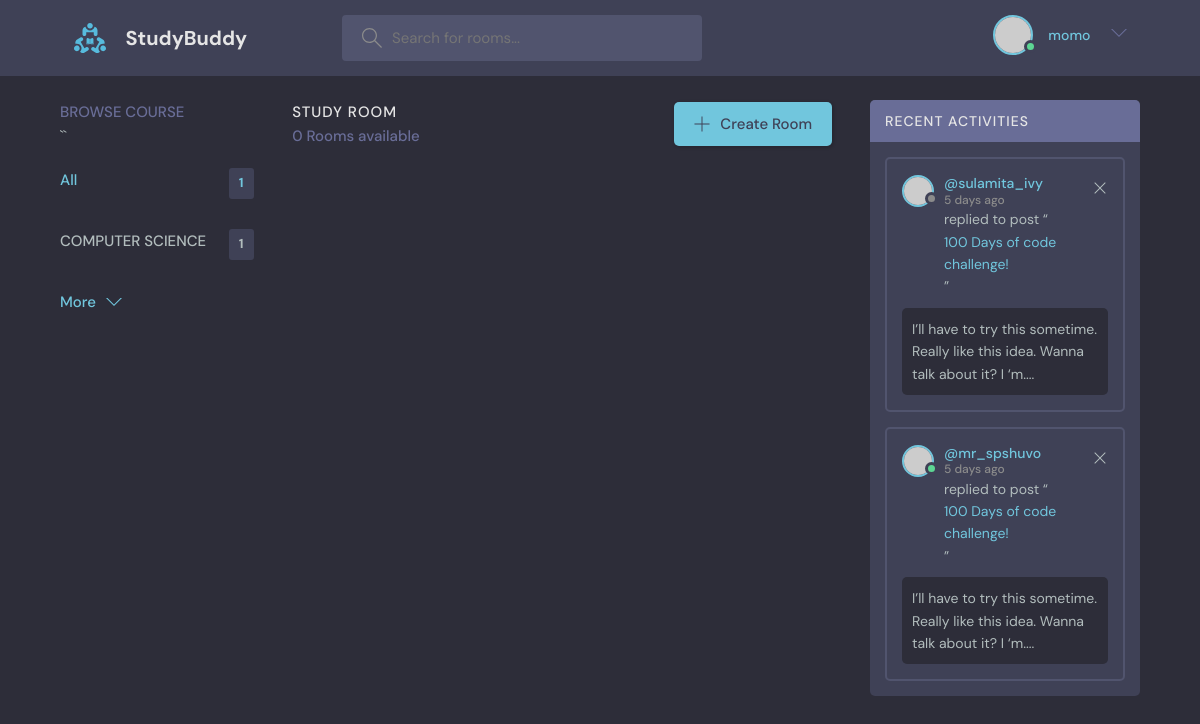
The app's page / (signed in), older data.
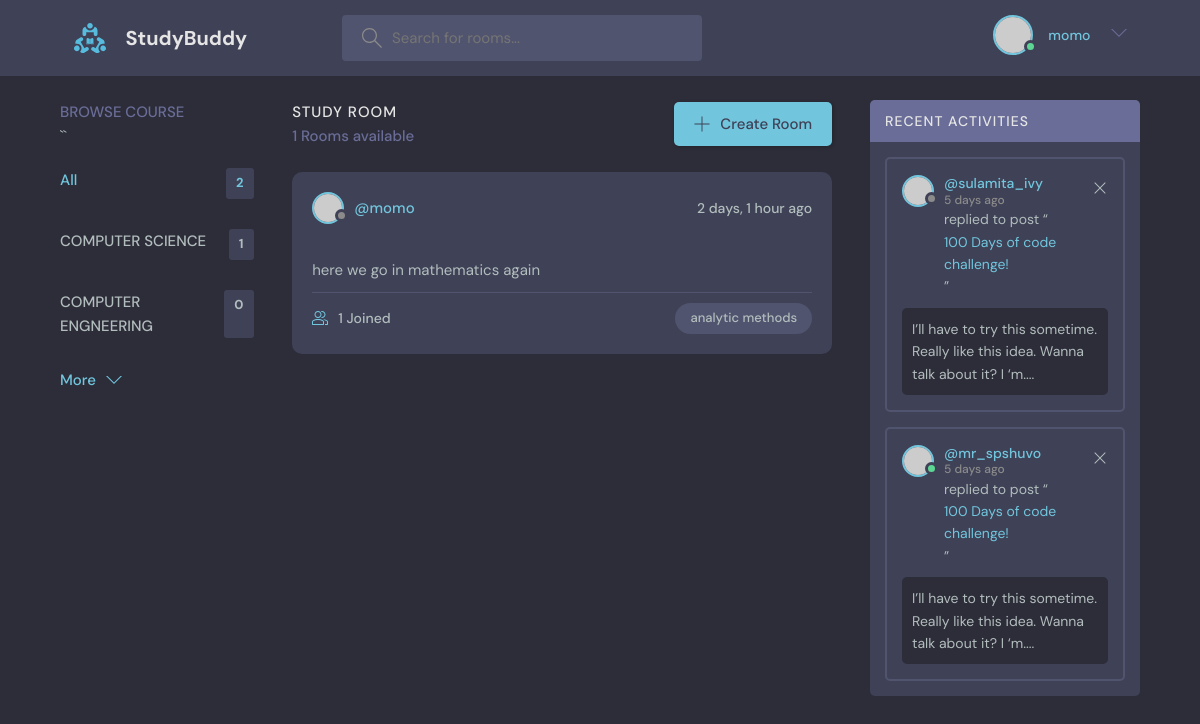
The same page, newer data.
### Base/models.py (models this page shows, shortened)
class Course(models.Model):
    course_name = models.CharField(max_length=100, unique=True)
    course_code = models.CharField(max_length=10, unique=True)
    module = models.ManyToManyField(Module)
    instructor = models.ForeignKey(Instructor, on_delete= models.CASCADE)
    start_date = models.DurationField(auto_created=True)
    finish_date = models.DurationField(auto_created=True)
    created = models.DateTimeField(auto_now_add=True, null=True)
    updated = models.DateTimeField(auto_now_add=True, null=True)
    def __str__(self):
        return self.course_name
    class Meta:
        ordering = ('-updated', '-created')

class Room(models.Model):
    name = models.CharField(max_length=100)
    participants = models.ManyToManyField(User, related_name='participants', blank=True)
    topic = models.ForeignKey(Topics, on_delete=models.SET_NULL, null=True)
    module = models.ForeignKey(Module,on_delete=models.SET_NULL, null=True)
    description = models.TextField(max_length=1000)
    host = models.ForeignKey(User, on_delete=models.SET_NULL, null=True)
    created = models.DateTimeField(auto_now_add=True)
    updated = models.DateTimeField(auto_now_add=True, null=True)
    class Meta:
        ordering = ('-updated', '-created')

class Topics(models.Model):
    name = models.CharField(max_length=200)
    created = models.DateTimeField(auto_now_add=True)
    def __str__(self):
        return self.name
    class Meta:
        ordering = ('-created',)

### Base/views.py (the view)
# urls.py: path('',home, name='home'),
@login_required(login_url='login')
def home(request):
    rooms_ = Room.objects.all()
    rooms = []
    for room in rooms_:
        rooms.append(
            {
                'room': room,
                'participants': room.participants.all().count()
            }
        )
    courses = Course.objects.all()
    print(courses)
    courses_count = courses.count()
    courses_with_counts = []
    for course in courses[0:6]:
        student_count = Student.objects.filter(course=course).count()
        courses_with_counts.append({
            'course': course,
            'student_count': student_count,
        })
    print(courses_with_counts)
    context = {
        'courses_with_counts': courses_with_counts,
        'courses_count':courses_count,
        'rooms':rooms,
    }
    return render(request, 'index.html', context)

### templates/index.html (shortened to what this page needs)
{% extends 'base/main.html' %}
{% load static %}
{% block content %}
    <main class="layout layout--3">
      <div class="container">
        <div class="topics">
          <div class="topics__header">
            <h2>Browse Course</h2>``
          </div>
          <ul class="topics__list">
            <li>
              <a href="/" class="active">All <span>{{ courses_with_counts|length}}</span></a>
            </li>
            {% for item in courses_with_counts %}
            <li>
              <a href="/">{{ item.course.course_name |upper }}
                <span>{{ item.student_count }}</span></a>
            </li>
             {% endfor %}
          </ul>
          <a class="btn btn--link" href="{% url 'more_course' %}">
            More
            <svg version="1.1" xmlns="http://www.w3.org/2000/svg" width="32" height="32" viewBox="0 0 32 32">
              <title>chevron-down</title>
              <path d="M16 21l-13-13h-3l16 16 16-16h-3l-13 13z"></path>
            </svg>
          </a>
        </div>
        <div class="roomList">
          <div class="roomList__header">
            <div>
              <h2>Study Room</h2>
              <p>{{ rooms |length }} Rooms available</p>
            </div>
            <a class="btn btn--main" href="{% url 'create_room' %}">
              <svg version="1.1" xmlns="http://www.w3.org/2000/svg" width="32" height="32" viewBox="0 0 32 32">
                <title>add</title>
                <path
                  d="M16.943 0.943h-1.885v14.115h-14.115v1.885h14.115v14.115h1.885v-14.115h14.115v-1.885h-14.115v-14.115z"
                ></path>
              </svg>
              Create Room
            </a>
          </div>
          {% for room in rooms  %}
          <div class="roomListRoom">
            <div class="roomListRoom__header">
              <a href="profile.html" class="roomListRoom__author">
                <div class="avatar avatar--small">
                  <img src="https://randomuser.me/api/portraits/women/11.jpg" />
                </div>
                <span>@{{ room.room.host.username }}</span>
              </a>
              <div class="roomListRoom__actions">
                <span>{{ room.room.created |timesince }} ago</span>
              </div>
            </div>
            <div class="roomListRoom__content">
              <p>
                {{ room.room.description }}
              </p>
            </div>
            <div class="roomListRoom__meta">
              <a href="{% url 'open_room' room.room.id %}" class="roomListRoom__joined">
                {{room.participants }} Joined
              </a>
              <p class="roomListRoom__topic">{{ room.room.topic}}</p>
            </div>
          </div>
          {% endfor %}
        </div>
        <div class="activities">
          <div class="activities__header">
            <h2>Recent Activities</h2>
          </div>
          <div class="activities__box">
            <div class="activities__boxHeader roomListRoom__header">
              <a href="profile.html" class="roomListRoom__author">
                <div class="avatar avatar--small">
                  <img src="https://randomuser.me/api/portraits/women/11.jpg" />
                </div>
                <p>
                  @sulamita_ivy
                  <span>5 days ago</span>
                </p>
              </a>
              <div class="roomListRoom__actions">
                <a href="#">
                  <svg version="1.1" xmlns="http://www.w3.org/2000/svg" width="32" height="32" viewBox="0 0 32 32">
                    <title>remove</title>
                    <path
                      d="M27.314 6.019l-1.333-1.333-9.98 9.981-9.981-9.981-1.333 1.333 9.981 9.981-9.981 9.98 1.333 1.333 9.981-9.98 9.98 9.98 1.333-1.333-9.98-9.98 9.98-9.981z"
                    ></path>
                  </svg>
                </a>
              </div>
            </div>
            <div class="activities__boxContent">
              <p>replied to post “<a href="room.html">100 Days of code challenge!</a>”</p>
              <div class="activities__boxRoomContent">
                I’ll have to try this sometime. Really like this idea. Wanna talk about it? I ‘m....
              </div>
            </div>
          </div>
          <div class="activities__box">
            <div class="activities__boxHeader roomListRoom__header">
              <a href="profile.html" class="roomListRoom__author">
                <div class="avatar avatar--small active">
                  <img src="https://randomuser.me/api/portraits/men/13.jpg" />
                </div>
                <p>
                  @mr_spshuvo
                  <span>5 days ago</span>
                </p>
              </a>
              <div class="roomListRoom__actions">
                <a href="#">
                  <svg version="1.1" xmlns="http://www.w3.org/2000/svg" width="32" height="32" viewBox="0 0 32 32">
                    <title>remove</title>
                    <path
                      d="M27.314 6.019l-1.333-1.333-9.98 9.981-9.981-9.981-1.333 1.333 9.981 9.981-9.981 9.98 1.333 1.333 9.981-9.98 9.98 9.98 1.333-1.333-9.98-9.98 9.98-9.981z"
                    ></path>
                  </svg>
                </a>
              </div>
            </div>
            <div class="activities__boxContent">
              <p>replied to post “<a href="room.html">100 Days of code challenge!</a>”</p>
              <div class="activities__boxRoomContent">
                I’ll have to try this sometime. Really like this idea. Wanna talk about it? I ‘m....
              </div>
            </div>
          </div>
        </div>
      </div>
    </main>
  </body>
</html>
{% endblock content %}

### templates/base/main.html (shortened to what this page needs)
{% load static %}
<!DOCTYPE html>
<html lang="en">
  <head>
    <link rel="stylesheet" href="{% static 'CSS/style.css' %}" />
  </head>
  <body>
    <header class="header header--loggedIn">
      <div class="container">
        <a href="/" class="header__logo">
          <img src="{% static 'CSS/assets/logo.svg' %}" />
          <h1>StudyBuddy</h1>
        </a>
        <form class="header__search">
          <label>
            <input placeholder="Search for rooms..." />
          </label>
        </form>
        <nav class="header__menu">
          <div class="header__user">
            <a href="profile.html">
              <div class="avatar avatar--medium active">
                <img src="https://randomuser.me/api/portraits/men/37.jpg" />
              </div>
              <p> {{ request.user.first_name }} {{ request.user.last_name }} <span>{{ request.user.username }}</span></p>
            </a>
            <button class="dropdown-button">
              <svg version="1.1" xmlns="http://www.w3.org/2000/svg" width="32" height="32" viewBox="0 0 32 32">
                <title>chevron-down</title>
                <path d="M16 21l-13-13h-3l16 16 16-16h-3l-13 13z"></path>
              </svg>
            </button>
          </div>
        </nav>
      </div>
    </header>
    {% block content %}{% endblock content %}
</body>
</html>

Row changes from the older to the newer data that the page shows:
added Course: course.course_name "COMPUTER ENGNEERING", student_count "0"
added Room: room.host.username "momo", room.created "2 days, 1 hour", room.description "here we go in mathematics again", participants "1", room.topic "analytic methods"
Text that changed along with them:
{{ courses_with_counts|length }}: "1" → "2"
{{ rooms |length }}: "0" → "1"
